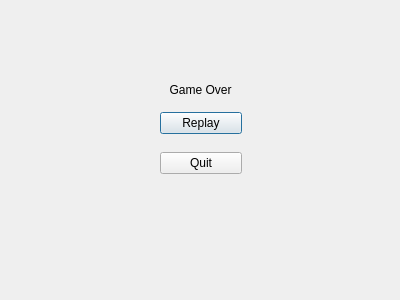
<?xml version="1.0" encoding="UTF-8"?>
<ui version="4.0">
 <class>EndGame</class>
 <widget class="QDialog" name="EndGame">
  <property name="geometry">
   <rect>
    <x>0</x>
    <y>0</y>
    <width>400</width>
    <height>300</height>
   </rect>
  </property>
  <property name="windowTitle">
   <string>Dialog</string>
  </property>
  <widget class="QLabel" name="endMessageLabel">
   <property name="geometry">
    <rect>
     <x>110</x>
     <y>80</y>
     <width>181</width>
     <height>20</height>
    </rect>
   </property>
   <property name="text">
    <string>Game Over</string>
   </property>
   <property name="alignment">
    <set>Qt::AlignCenter</set>
   </property>
  </widget>
  <widget class="QWidget" name="layoutWidget">
   <property name="geometry">
    <rect>
     <x>160</x>
     <y>100</y>
     <width>82</width>
     <height>87</height>
    </rect>
   </property>
   <layout class="QVBoxLayout" name="verticalLayout">
    <item>
     <widget class="QPushButton" name="replayButton">
      <property name="text">
       <string>Replay</string>
      </property>
     </widget>
    </item>
    <item>
     <widget class="QPushButton" name="quitButton">
      <property name="text">
       <string>Quit</string>
      </property>
     </widget>
    </item>
   </layout>
  </widget>
 </widget>
 <resources/>
 <connections/>
</ui>
